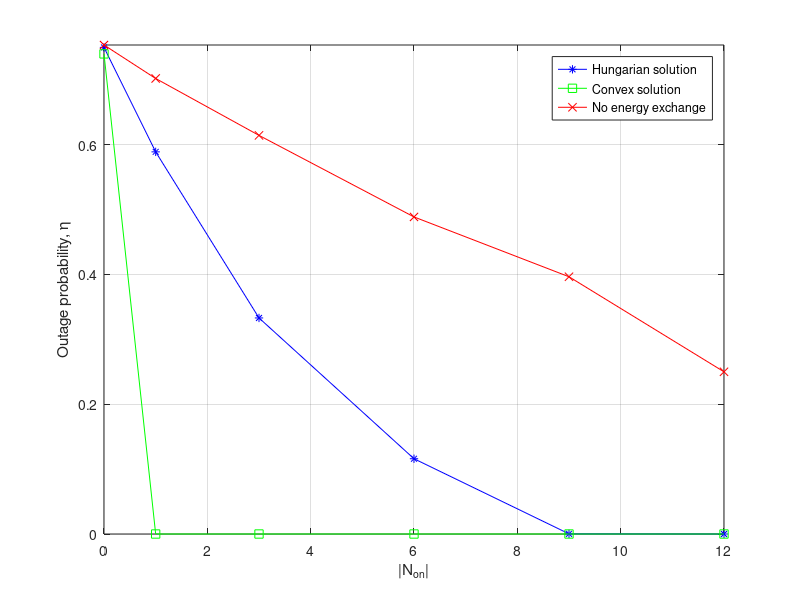
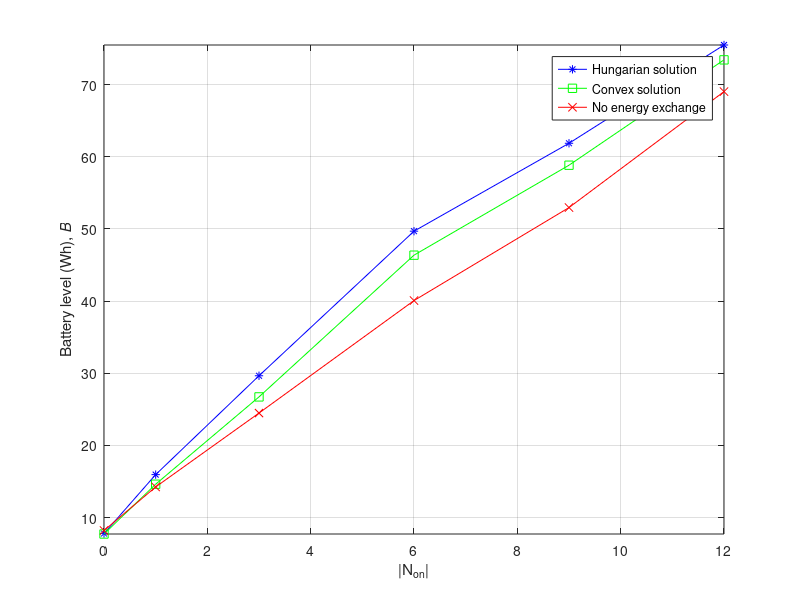
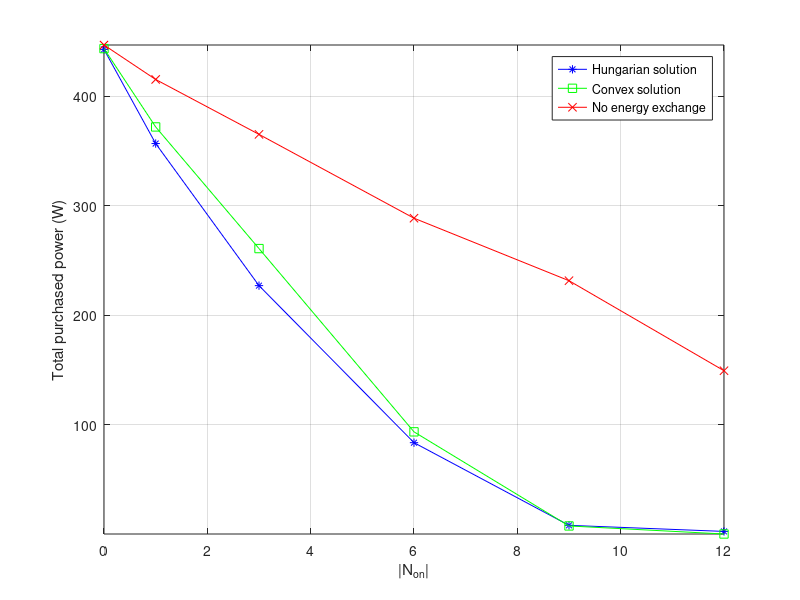
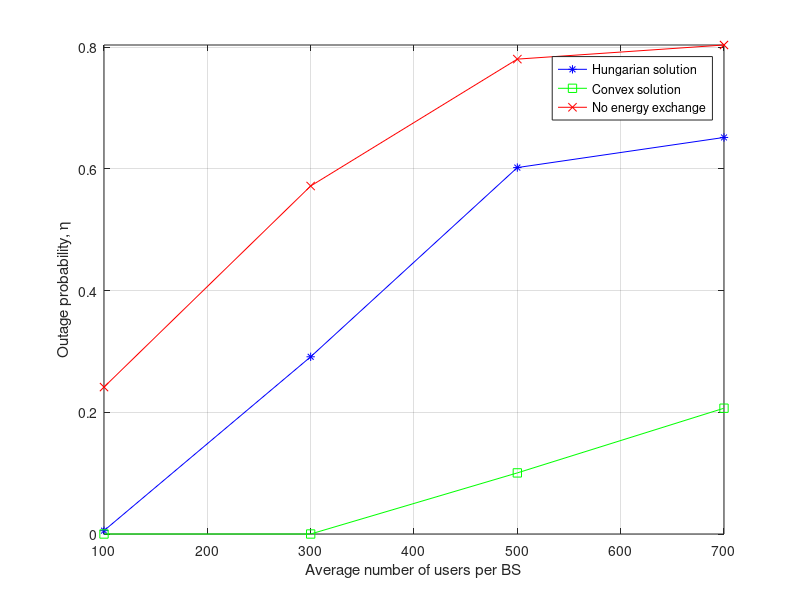

These charts were generated, in order, by the following MATLAB code:

% figure, plot(array_power_demand_BS(:,15), '-*r')
% hold on
% plot(array_BS_HE(:,1),'-sg')
% hold on
% plot(array_BS_HE(:,15),'-xb')
% xlabel('Hour of the day (h)')
% ylabel('Power (W)')
% grid on
% legend('Power consumption', 'Off-grid harvested power', 'On-grid harvested power')
% axis tight;

%%%%%%%%%%%%%%%%%%%%%%%%%%%%%%
% graph mean when change N_on
%%%%%%%%%%%%%%%%%%%%%%%%%%%%%%

% Outage prob
hourly_mean_hun = [0.75 0.589 0.333 0.116 0.000234 0];
hourly_mean_cvx = [0.74 0 0 0 0 0];
hourly_mean_no = [0.7537 0.7021 0.6144 0.4887 0.3965 0.25];

xaxis = [0 1 3 6 9 12];

figure, plot(xaxis, hourly_mean_hun, '-*b')
hold on 
plot(xaxis, hourly_mean_cvx, '-sg')
hold on
plot(xaxis, hourly_mean_no, '-xr')
%title('Daily base station outage probability')
xlabel('|N_{on}|')
ylabel('Outage probability, \eta')
grid on
legend('Hungarian solution', 'Convex solution', 'No energy exchange')
axis tight;


% Battery level
hourly_mean_hun = [7.7938 15.96 29.66 49.697 61.88 75.5];
hourly_mean_cvx = [7.7298 14.63 26.73 46.373 58.84 73.44];
hourly_mean_no = [8.2127 14.25 24.49 40.081 52.97 69.04];

xaxis = [0 1 3 6 9 12];

figure, plot(xaxis, hourly_mean_hun, '-*b')
hold on 
plot(xaxis, hourly_mean_cvx, '-sg')
hold on
plot(xaxis, hourly_mean_no, '-xr')
%title('Daily base station outage probability')
xlabel('|N_{on}|')
ylabel('Battery level (Wh), \it{B}')
grid on
legend('Hungarian solution', 'Convex solution', 'No energy exchange')
axis tight;


% Purchased power from EG
hourly_mean_hun = [442.6852 356.697 226.898 83.4388 7.93 2.3738];
hourly_mean_cvx = [443.4184 371.8676 260.7452 93.3319 7.37 0.0073];
hourly_mean_no = [446.7176 415.2358 365.0824 288.4986 231.41 149.1702];

xaxis = [0 1 3 6 9 12];

figure, plot(xaxis, hourly_mean_hun, '-*b')
hold on 
plot(xaxis, hourly_mean_cvx, '-sg')
hold on
plot(xaxis, hourly_mean_no, '-xr')
%title('Daily base station outage probability')
xlabel('|N_{on}|')
ylabel('Total purchased power (W)')
grid on
legend('Hungarian solution', 'Convex solution', 'No energy exchange')
axis tight;



%%%%%%%%%%%%%%%%%%%%%%%%%%%%%%
% graph mean when change traffic load
%%%%%%%%%%%%%%%%%%%%%%%%%%%%%%

% Outage prob
hourly_mean_hun = [0.0055 0.2912 0.6021 0.6516];
hourly_mean_cvx = [0 0 0.1004 0.2067];
hourly_mean_no = [0.2414 0.5718 0.7803 0.8035];

xaxis = [100 300 500 700];

figure, plot(xaxis, hourly_mean_hun, '-*b')
hold on 
plot(xaxis, hourly_mean_cvx, '-sg')
hold on
plot(xaxis, hourly_mean_no, '-xr')
%title('Daily base station outage probability')
xlabel('Average number of users per BS')
ylabel('Outage probability, \eta')
grid on
legend('Hungarian solution', 'Convex solution', 'No energy exchange')
axis tight;


% Battery level
hourly_mean_hun = [61.29 33.365 16.4 14.14];
hourly_mean_cvx = [58.93 29.813 15.3 13.29];
hourly_mean_no = [51.1588 26.94 16.985 15.564];

xaxis = [100 300 500 700];

figure, plot(xaxis, hourly_mean_hun, '-*b')
hold on 
plot(xaxis, hourly_mean_cvx, '-sg')
hold on
plot(xaxis, hourly_mean_no, '-xr')
%title('Daily base station outage probability')
xlabel('Average number of users per BS')
ylabel('Battery level (Wh), \it{B}')
grid on
legend('Hungarian solution', 'Convex solution', 'No energy exchange')
axis tight;


% Purchased power from EG
hourly_mean_hun = [44.6730 203.905 362.8673 386.196];
hourly_mean_cvx = [58.2648 241.9858 379.1191 399.748];
hourly_mean_no = [181.0070 345.2037 437.8421 444.8681];

xaxis = [100 300 500 700]; 

figure, plot(xaxis, hourly_mean_hun, '-*b')
hold on 
plot(xaxis, hourly_mean_cvx, '-sg')
hold on
plot(xaxis, hourly_mean_no, '-xr')
%title('Daily base station outage probability')
xlabel('Average number of users per BS')
ylabel('Total purchased power (W)')
grid on
legend('Hungarian solution', 'Convex solution', 'No energy exchange')
axis tight;






